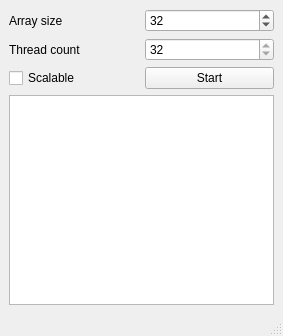
<?xml version="1.0" encoding="UTF-8"?>
<ui version="4.0">
 <class>MainWindow</class>
 <widget class="QMainWindow" name="MainWindow">
  <property name="geometry">
   <rect>
    <x>0</x>
    <y>0</y>
    <width>283</width>
    <height>336</height>
   </rect>
  </property>
  <property name="windowTitle">
   <string>MainWindow</string>
  </property>
  <widget class="QWidget" name="centralwidget">
   <layout class="QGridLayout" name="gridLayout_2">
    <item row="0" column="0">
     <layout class="QVBoxLayout" name="verticalLayout">
      <item>
       <layout class="QGridLayout" name="gridLayout">
        <item row="5" column="1">
         <widget class="QSpinBox" name="threadCount">
          <property name="readOnly">
           <bool>true</bool>
          </property>
          <property name="maximum">
           <number>32</number>
          </property>
          <property name="value">
           <number>32</number>
          </property>
         </widget>
        </item>
        <item row="1" column="0">
         <widget class="QLabel" name="label">
          <property name="text">
           <string>Array size</string>
          </property>
         </widget>
        </item>
        <item row="1" column="1">
         <widget class="QSpinBox" name="arraySize">
          <property name="value">
           <number>32</number>
          </property>
         </widget>
        </item>
        <item row="6" column="0">
         <widget class="QCheckBox" name="checkbox">
          <property name="text">
           <string>Scalable</string>
          </property>
         </widget>
        </item>
        <item row="6" column="1">
         <widget class="QPushButton" name="button">
          <property name="text">
           <string>Start</string>
          </property>
         </widget>
        </item>
        <item row="5" column="0">
         <widget class="QLabel" name="label_2">
          <property name="text">
           <string>Thread count</string>
          </property>
         </widget>
        </item>
       </layout>
      </item>
      <item>
       <widget class="QTextEdit" name="textEdit"/>
      </item>
     </layout>
    </item>
   </layout>
  </widget>
  <widget class="QStatusBar" name="statusbar"/>
 </widget>
 <resources/>
 <connections/>
</ui>
